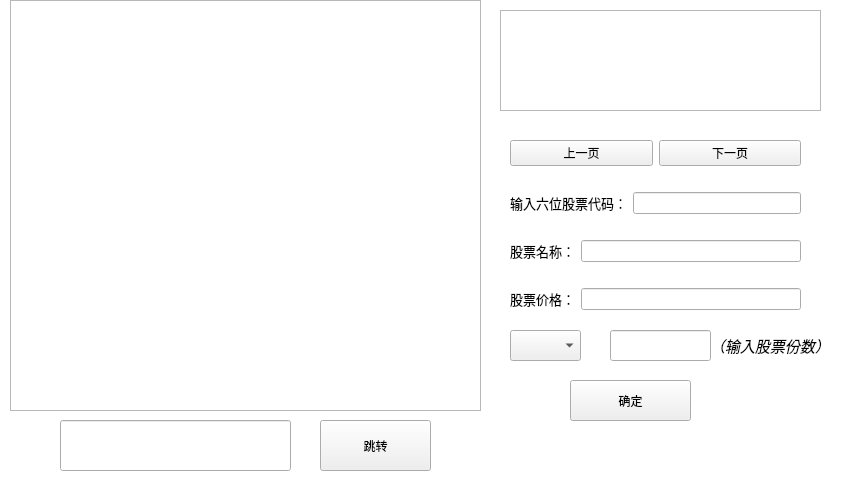
<?xml version="1.0" encoding="UTF-8"?>
<ui version="4.0">
 <class>BuySell</class>
 <widget class="QWidget" name="BuySell">
  <property name="geometry">
   <rect>
    <x>0</x>
    <y>0</y>
    <width>866</width>
    <height>504</height>
   </rect>
  </property>
  <property name="windowTitle">
   <string>股票买卖界面</string>
  </property>
  <property name="styleSheet">
   <string notr="true"/>
  </property>
  <widget class="QTableView" name="tableView">
   <property name="geometry">
    <rect>
     <x>10</x>
     <y>0</y>
     <width>471</width>
     <height>411</height>
    </rect>
   </property>
   <property name="styleSheet">
    <string notr="true"/>
   </property>
  </widget>
  <widget class="QPushButton" name="confirmButton">
   <property name="geometry">
    <rect>
     <x>570</x>
     <y>380</y>
     <width>121</width>
     <height>41</height>
    </rect>
   </property>
   <property name="styleSheet">
    <string notr="true"/>
   </property>
   <property name="text">
    <string>确定</string>
   </property>
  </widget>
  <widget class="QLabel" name="label_4">
   <property name="geometry">
    <rect>
     <x>710</x>
     <y>330</y>
     <width>141</width>
     <height>31</height>
    </rect>
   </property>
   <property name="font">
    <font>
     <pointsize>11</pointsize>
     <italic>true</italic>
    </font>
   </property>
   <property name="text">
    <string>（输入股票份数）</string>
   </property>
  </widget>
  <widget class="QLabel" name="label_pageInfo">
   <property name="geometry">
    <rect>
     <x>270</x>
     <y>20</y>
     <width>221</width>
     <height>31</height>
    </rect>
   </property>
   <property name="styleSheet">
    <string notr="true"/>
   </property>
   <property name="text">
    <string/>
   </property>
  </widget>
  <widget class="QTableView" name="tableView_singleRow">
   <property name="geometry">
    <rect>
     <x>500</x>
     <y>10</y>
     <width>321</width>
     <height>101</height>
    </rect>
   </property>
   <property name="styleSheet">
    <string notr="true"/>
   </property>
  </widget>
  <widget class="QLineEdit" name="lineEdit_pageJump">
   <property name="geometry">
    <rect>
     <x>60</x>
     <y>420</y>
     <width>231</width>
     <height>51</height>
    </rect>
   </property>
   <property name="styleSheet">
    <string notr="true"/>
   </property>
  </widget>
  <widget class="QPushButton" name="pageJumpButton">
   <property name="geometry">
    <rect>
     <x>320</x>
     <y>420</y>
     <width>111</width>
     <height>51</height>
    </rect>
   </property>
   <property name="styleSheet">
    <string notr="true"/>
   </property>
   <property name="text">
    <string>跳转</string>
   </property>
  </widget>
  <widget class="QLineEdit" name="lineEdit">
   <property name="geometry">
    <rect>
     <x>610</x>
     <y>330</y>
     <width>101</width>
     <height>31</height>
    </rect>
   </property>
   <property name="styleSheet">
    <string notr="true"/>
   </property>
  </widget>
  <widget class="QComboBox" name="chooseBox">
   <property name="geometry">
    <rect>
     <x>510</x>
     <y>330</y>
     <width>71</width>
     <height>31</height>
    </rect>
   </property>
   <property name="minimumSize">
    <size>
     <width>62</width>
     <height>22</height>
    </size>
   </property>
  </widget>
  <widget class="QWidget" name="layoutWidget">
   <property name="geometry">
    <rect>
     <x>510</x>
     <y>120</y>
     <width>291</width>
     <height>211</height>
    </rect>
   </property>
   <layout class="QVBoxLayout" name="verticalLayout">
    <item>
     <layout class="QHBoxLayout" name="horizontalLayout">
      <item>
       <widget class="QPushButton" name="backButton">
        <property name="font">
         <font>
          <pointsize>9</pointsize>
         </font>
        </property>
        <property name="text">
         <string>上一页</string>
        </property>
       </widget>
      </item>
      <item>
       <widget class="QPushButton" name="forwardButton">
        <property name="text">
         <string>下一页</string>
        </property>
       </widget>
      </item>
     </layout>
    </item>
    <item>
     <layout class="QHBoxLayout" name="horizontalLayout_2">
      <item>
       <widget class="QLabel" name="label">
        <property name="font">
         <font>
          <pointsize>10</pointsize>
         </font>
        </property>
        <property name="text">
         <string>输入六位股票代码：</string>
        </property>
       </widget>
      </item>
      <item>
       <widget class="QLineEdit" name="lineEdit_code"/>
      </item>
     </layout>
    </item>
    <item>
     <layout class="QHBoxLayout" name="horizontalLayout_3">
      <item>
       <widget class="QLabel" name="label_2">
        <property name="font">
         <font>
          <pointsize>10</pointsize>
         </font>
        </property>
        <property name="text">
         <string>股票名称：</string>
        </property>
       </widget>
      </item>
      <item>
       <widget class="QLineEdit" name="lineEdit_name"/>
      </item>
     </layout>
    </item>
    <item>
     <layout class="QHBoxLayout" name="horizontalLayout_4">
      <item>
       <widget class="QLabel" name="label_3">
        <property name="font">
         <font>
          <pointsize>10</pointsize>
         </font>
        </property>
        <property name="text">
         <string>股票价格：</string>
        </property>
       </widget>
      </item>
      <item>
       <widget class="QLineEdit" name="lineEdit_price"/>
      </item>
     </layout>
    </item>
   </layout>
  </widget>
  <widget class="QListView" name="listView">
   <property name="geometry">
    <rect>
     <x>-75</x>
     <y>-19</y>
     <width>1211</width>
     <height>891</height>
    </rect>
   </property>
   <property name="styleSheet">
    <string notr="true"/>
   </property>
  </widget>
  <widget class="QLabel" name="NoticeLabel">
   <property name="geometry">
    <rect>
     <x>840</x>
     <y>530</y>
     <width>201</width>
     <height>41</height>
    </rect>
   </property>
   <property name="text">
    <string/>
   </property>
  </widget>
  <zorder>listView</zorder>
  <zorder>tableView</zorder>
  <zorder>confirmButton</zorder>
  <zorder>label_4</zorder>
  <zorder>label_pageInfo</zorder>
  <zorder>tableView_singleRow</zorder>
  <zorder>lineEdit_pageJump</zorder>
  <zorder>pageJumpButton</zorder>
  <zorder>lineEdit</zorder>
  <zorder>chooseBox</zorder>
  <zorder>layoutWidget</zorder>
  <zorder>NoticeLabel</zorder>
 </widget>
 <resources/>
 <connections/>
</ui>
